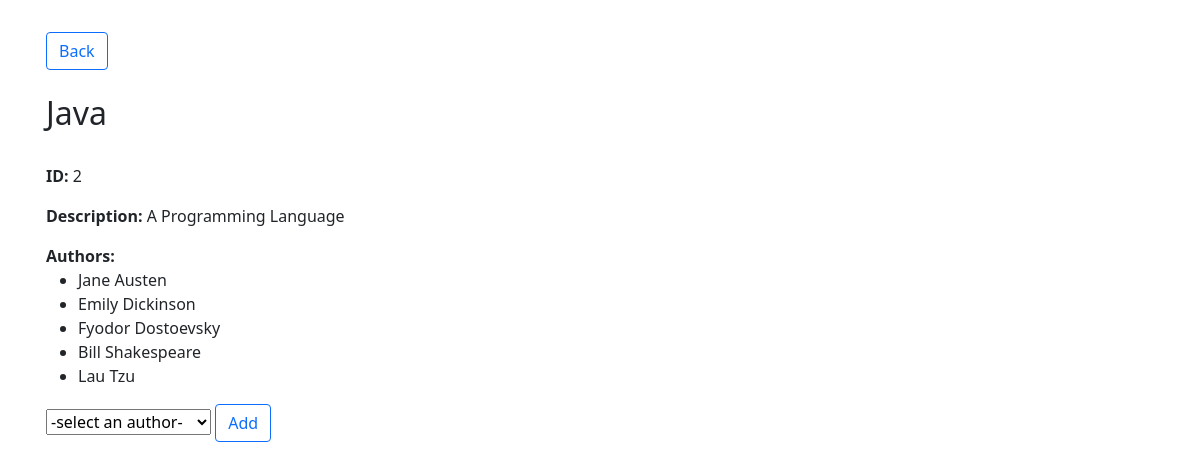
Screenshot of /display_books/2 with the database file from the repository.
### books_authors_app/models.py (models this page shows)
class Book(models.Model):
    title = models.CharField(max_length=255)
    desc = models.TextField()
    created_at = models.DateTimeField(auto_now_add=True)
    updated_at = models.DateTimeField(auto_now=True)

class Author(models.Model):
    first_name = models.CharField(max_length=255)
    last_name = models.CharField(max_length=255)
    notes = models.TextField()
    books = models.ManyToManyField(Book, related_name='authors')
    created_at = models.DateTimeField(auto_now_add=True)
    updated_at = models.DateTimeField(auto_now=True)

### books_authors_app/views.py (the view)
# urls.py: path('display_books/<int:book_id>', views.display_books),
def display_books(request, book_id):
    context = {
        "this_book": Book.objects.get(id=book_id),
        "all_authors": Author.objects.all(),
    }
    return render(request, 'displayBooks.html', context)

### books_authors_app/templates/displayBooks.html (shortened to what this page needs)
<!DOCTYPE html>
<html lang="en">
<head>
    <link href="https://cdn.jsdelivr.net/npm/bootstrap@5.0.0-beta2/dist/css/bootstrap.min.css" rel="stylesheet">
</head>
<body>
    <div class="container p-3 mt-3">
        <a href="/books"><button type="submit" class="btn btn-outline-primary">Back</button></a>
        <br><br>
        <h2>{{this_book.title}}</h2>
        <br>
        <p><b>ID: </b>{{this_book.id}}</p>
        <p><b>Description: </b>{{this_book.desc}}</p>
        <li class="list-group"><b>Authors:</b></li>
        <ul class="list-item">
            {% for author in this_book.authors.all %}
            <li class="list-item">{{author.first_name}} {{author.last_name}}</li>
            {% endfor %}
        </ul>
        <form action="/add_author_to_book" method="post" class="form-group">
            <select name="author_id">
                <option selected>-select an author-</option>
            </select>
            <input type="submit" class="btn btn-outline-primary" value="Add">
        </form>
    </div>
</body>
</html>

### rows the page displays
Book: title "Java", id "2", desc "A Programming Language"
Author: first_name "Jane", last_name "Austen"
Author: first_name "Emily", last_name "Dickinson"
Author: first_name "Fyodor", last_name "Dostoevsky"
Author: first_name "Bill", last_name "Shakespeare"
Author: first_name "Lau", last_name "Tzu"
